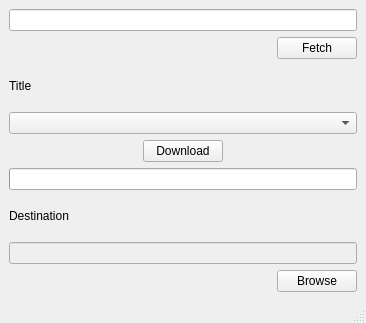
<?xml version="1.0" encoding="UTF-8"?>
<ui version="4.0">
 <class>Main</class>
 <widget class="QMainWindow" name="Main">
  <property name="enabled">
   <bool>true</bool>
  </property>
  <property name="geometry">
   <rect>
    <x>0</x>
    <y>0</y>
    <width>366</width>
    <height>323</height>
   </rect>
  </property>
  <property name="windowTitle">
   <string>Youtube DL</string>
  </property>
  <property name="windowIcon">
   <iconset>
    <normaloff>icon.png</normaloff>icon.png</iconset>
  </property>
  <widget class="QWidget" name="centralwidget">
   <layout class="QVBoxLayout" name="verticalLayout">
    <item>
     <layout class="QVBoxLayout" name="verticalLayout_2">
      <item>
       <widget class="QLineEdit" name="txtUrl"/>
      </item>
      <item>
       <layout class="QHBoxLayout" name="horizontalLayout_2">
        <item>
         <spacer name="horizontalSpacer_3">
          <property name="orientation">
           <enum>Qt::Horizontal</enum>
          </property>
          <property name="sizeHint" stdset="0">
           <size>
            <width>40</width>
            <height>20</height>
           </size>
          </property>
         </spacer>
        </item>
        <item>
         <widget class="QPushButton" name="btnFetch">
          <property name="text">
           <string>Fetch</string>
          </property>
         </widget>
        </item>
       </layout>
      </item>
      <item>
       <widget class="QLabel" name="lblTitle">
        <property name="text">
         <string>Title</string>
        </property>
        <property name="wordWrap">
         <bool>true</bool>
        </property>
       </widget>
      </item>
      <item>
       <widget class="QComboBox" name="selectFormat"/>
      </item>
      <item>
       <layout class="QHBoxLayout" name="horizontalLayout">
        <item>
         <spacer name="horizontalSpacer">
          <property name="orientation">
           <enum>Qt::Horizontal</enum>
          </property>
          <property name="sizeHint" stdset="0">
           <size>
            <width>40</width>
            <height>20</height>
           </size>
          </property>
         </spacer>
        </item>
        <item>
         <widget class="QPushButton" name="btnDownload">
          <property name="text">
           <string>Download</string>
          </property>
         </widget>
        </item>
        <item>
         <spacer name="horizontalSpacer_2">
          <property name="orientation">
           <enum>Qt::Horizontal</enum>
          </property>
          <property name="sizeHint" stdset="0">
           <size>
            <width>40</width>
            <height>20</height>
           </size>
          </property>
         </spacer>
        </item>
       </layout>
      </item>
      <item>
       <widget class="QProgressBar" name="progressBar">
        <property name="enabled">
         <bool>true</bool>
        </property>
        <property name="value">
         <number>0</number>
        </property>
        <property name="textVisible">
         <bool>false</bool>
        </property>
       </widget>
      </item>
      <item>
       <widget class="QLabel" name="lblDest">
        <property name="text">
         <string>Destination</string>
        </property>
       </widget>
      </item>
      <item>
       <widget class="QLineEdit" name="txtDest">
        <property name="enabled">
         <bool>false</bool>
        </property>
       </widget>
      </item>
      <item>
       <layout class="QHBoxLayout" name="horizontalLayout_3">
        <item>
         <spacer name="horizontalSpacer_4">
          <property name="orientation">
           <enum>Qt::Horizontal</enum>
          </property>
          <property name="sizeHint" stdset="0">
           <size>
            <width>40</width>
            <height>20</height>
           </size>
          </property>
         </spacer>
        </item>
        <item>
         <widget class="QPushButton" name="btnBrowse">
          <property name="text">
           <string>Browse</string>
          </property>
         </widget>
        </item>
       </layout>
      </item>
     </layout>
    </item>
   </layout>
  </widget>
  <widget class="QStatusBar" name="statusBar1"/>
 </widget>
 <resources/>
 <connections/>
</ui>
